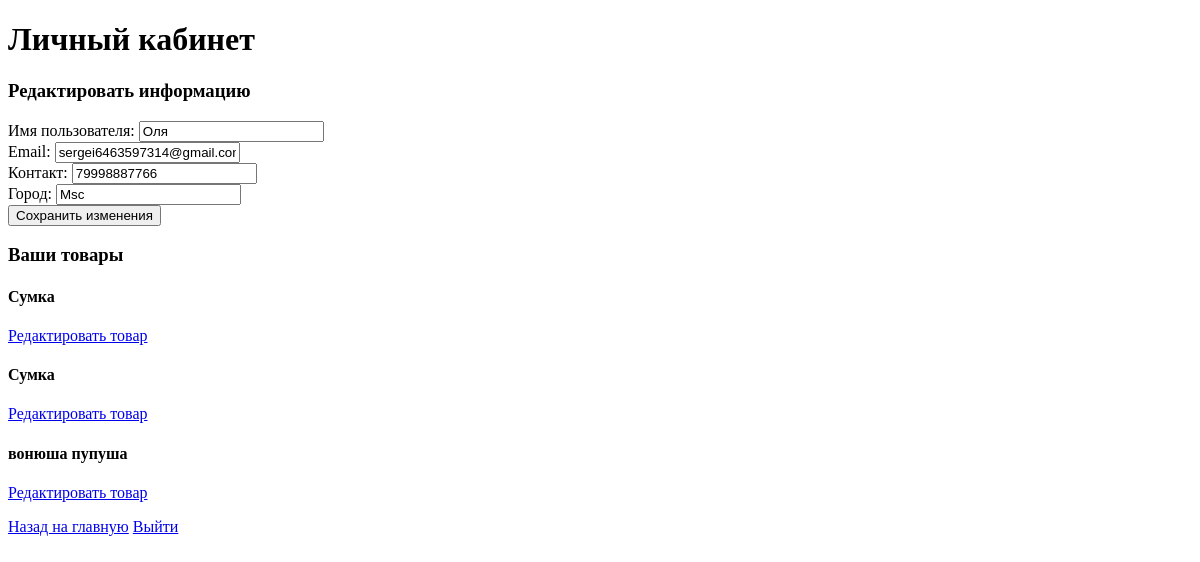
The page /profile (signed in) on the database as committed earlier.
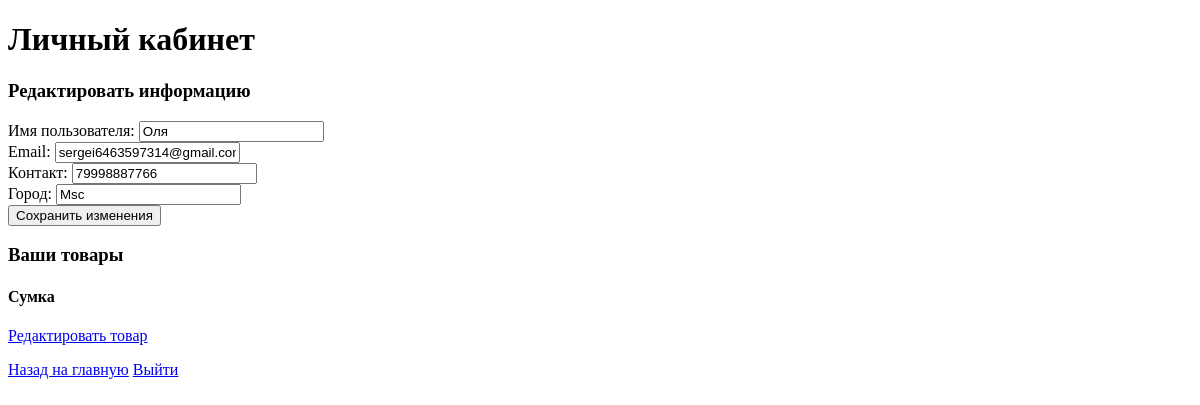
The same page on the database as committed later.
### tables this page shows
CREATE TABLE items (
        id INTEGER PRIMARY KEY AUTOINCREMENT,
        title TEXT NOT NULL,
        description TEXT NOT NULL,
        image_url TEXT,
        contact TEXT NOT NULL,
        city TEXT NOT NULL,
        user_id INTEGER NOT NULL,
        FOREIGN KEY (user_id) REFERENCES users(id)
    );

### app.py (the view, shortened to what this page needs)
@app.route('/profile', methods=['GET', 'POST'])
def profile():
    if 'user_id' not in session:
        return redirect(url_for('login'))  # Если пользователь не залогинен, перенаправить на страницу входа
    user_id = session['user_id']
    conn = get_db()
    cursor = conn.cursor()
    items = cursor.execute('SELECT * FROM items WHERE user_id = ?', (user_id,)).fetchall()
    user_info = cursor.execute('SELECT username, email, contact, city FROM users WHERE id = ?', (user_id,)).fetchone()
    conn.close()
    return render_template('profile.html', items=items, user_info=user_info)

### app.py (called while the page is built)
def get_db():
    conn = sqlite3.connect('exchange.db', check_same_thread=False)
    conn.row_factory = sqlite3.Row
    return conn

### templates/profile.html (shortened to what this page needs)
<!DOCTYPE html>
<html lang="ru">
<head>
</head>
<body>
    <h1>Личный кабинет</h1>
    <form method="POST">
        <h3>Редактировать информацию</h3>
        <label for="username">Имя пользователя:</label>
        <input type="text" id="username" name="username" value="{{ user_info[0] }}" required><br>
        <label for="email">Email:</label>
        <input type="email" id="email" name="email" value="{{ user_info[1] }}" required><br>
        <label for="contact">Контакт:</label>
        <input type="text" id="contact" name="contact" value="{{ user_info[2] }}" required><br>
        <label for="city">Город:</label>
        <input type="text" id="city" name="city" value="{{ user_info[3] }}" required><br>
        <button type="submit">Сохранить изменения</button>
    </form>
    <h3>Ваши товары</h3>
    <div>
        {% for item in items %}
        <div>
            <h4>{{ item['title'] }}</h4>
            <p><a href="{{ url_for('edit_item', item_id=item['id']) }}">Редактировать товар</a></p>
        </div>
        {% endfor %}
    </div>
    <a href="{{ url_for('index') }}">Назад на главную</a>
    <a href="{{ url_for('login') }}">Выйти</a>
</body>
</html>

Rows that differ between the two databases and show on the page:
removed items: title "Сумка"
removed items: title "вонюша пупуша"
